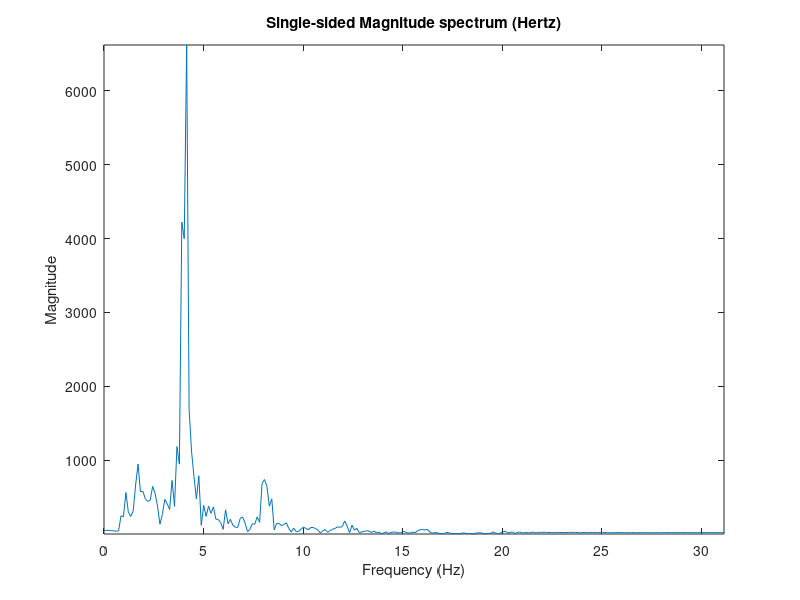

Recreate this plot in MATLAB.
signal = load('tremor_analysis.txt');
N = length(signal);
fs = 62.5; % 62.5 samples per second
fnyquist = fs/2; %Nyquist frequency

% plot(abs(fft(signal)))
% xlabel('Frequency (Bins - almost!)')
% ylabel('Magnitude');
% title('Double-sided Magnitude spectrum');
% axis tight

X_mags = abs(fft(signal));
bin_vals = [0 : N-1];
fax_Hz = bin_vals*fs/N;
N_2 = ceil(N/2);
plot(fax_Hz(1:N_2), X_mags(1:N_2))
xlabel('Frequency (Hz)')
ylabel('Magnitude');
title('Single-sided Magnitude spectrum (Hertz)');
axis tight